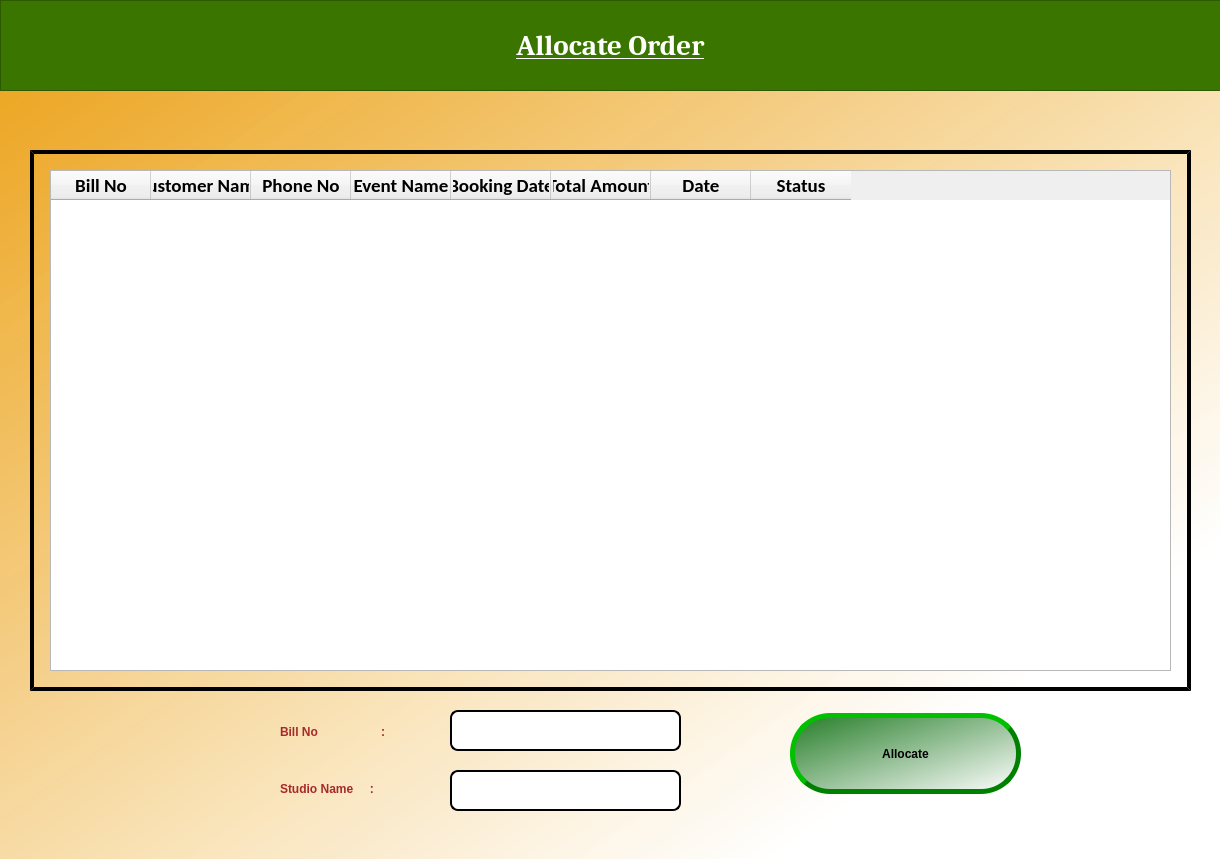
<?xml version="1.0" encoding="UTF-8"?>
<ui version="4.0">
 <class>allocate_window</class>
 <widget class="QDialog" name="allocate_window">
  <property name="geometry">
   <rect>
    <x>0</x>
    <y>0</y>
    <width>1220</width>
    <height>859</height>
   </rect>
  </property>
  <property name="windowTitle">
   <string>Dialog</string>
  </property>
  <property name="styleSheet">
   <string notr="true">#allocate_window{
background-color: qlineargradient(spread:pad, x1:0, y1:0, x2:1, y2:1, stop:0 rgba(235, 161, 21, 249), stop:0.81592 rgba(255, 255, 255, 255));}</string>
  </property>
  <widget class="QFrame" name="frame">
   <property name="geometry">
    <rect>
     <x>0</x>
     <y>0</y>
     <width>1241</width>
     <height>91</height>
    </rect>
   </property>
   <property name="styleSheet">
    <string notr="true">background-color: rgb(58, 117, 0);</string>
   </property>
   <property name="frameShape">
    <enum>QFrame::StyledPanel</enum>
   </property>
   <property name="frameShadow">
    <enum>QFrame::Raised</enum>
   </property>
   <widget class="QLabel" name="title_label">
    <property name="geometry">
     <rect>
      <x>310</x>
      <y>20</y>
      <width>601</width>
      <height>51</height>
     </rect>
    </property>
    <property name="font">
     <font>
      <family>Cambria</family>
      <pointsize>22</pointsize>
      <weight>75</weight>
      <italic>false</italic>
      <bold>true</bold>
      <underline>true</underline>
     </font>
    </property>
    <property name="styleSheet">
     <string notr="true">font: 75 22pt &quot;Cambria&quot;;
font:bold;
color: white;
</string>
    </property>
    <property name="text">
     <string>Allocate Order</string>
    </property>
    <property name="alignment">
     <set>Qt::AlignCenter</set>
    </property>
   </widget>
  </widget>
  <widget class="QFrame" name="allocate_frame">
   <property name="geometry">
    <rect>
     <x>30</x>
     <y>150</y>
     <width>1161</width>
     <height>541</height>
    </rect>
   </property>
   <property name="styleSheet">
    <string notr="true">#allocate_frame{border-width:1.5px;
border-style:outset;
border-color:black;
border-width:4px;}
</string>
   </property>
   <property name="frameShape">
    <enum>QFrame::StyledPanel</enum>
   </property>
   <property name="frameShadow">
    <enum>QFrame::Raised</enum>
   </property>
   <widget class="QTableWidget" name="allocate_table">
    <property name="geometry">
     <rect>
      <x>20</x>
      <y>20</y>
      <width>1121</width>
      <height>501</height>
     </rect>
    </property>
    <column>
     <property name="text">
      <string>Bill No</string>
     </property>
     <property name="font">
      <font>
       <family>Calibri</family>
       <pointsize>14</pointsize>
       <weight>75</weight>
       <bold>true</bold>
      </font>
     </property>
    </column>
    <column>
     <property name="text">
      <string>Customer Name</string>
     </property>
     <property name="font">
      <font>
       <family>Calibri</family>
       <pointsize>14</pointsize>
       <weight>75</weight>
       <bold>true</bold>
      </font>
     </property>
    </column>
    <column>
     <property name="text">
      <string>Phone No</string>
     </property>
     <property name="font">
      <font>
       <family>Calibri</family>
       <pointsize>14</pointsize>
       <weight>75</weight>
       <bold>true</bold>
      </font>
     </property>
    </column>
    <column>
     <property name="text">
      <string>Event Name</string>
     </property>
     <property name="font">
      <font>
       <family>Calibri</family>
       <pointsize>14</pointsize>
       <weight>75</weight>
       <bold>true</bold>
      </font>
     </property>
    </column>
    <column>
     <property name="text">
      <string>Booking Date</string>
     </property>
     <property name="font">
      <font>
       <family>Calibri</family>
       <pointsize>14</pointsize>
       <weight>75</weight>
       <bold>true</bold>
      </font>
     </property>
    </column>
    <column>
     <property name="text">
      <string>Total Amount</string>
     </property>
     <property name="font">
      <font>
       <family>Calibri</family>
       <pointsize>14</pointsize>
       <weight>75</weight>
       <bold>true</bold>
      </font>
     </property>
    </column>
    <column>
     <property name="text">
      <string>Date</string>
     </property>
     <property name="font">
      <font>
       <family>Calibri</family>
       <pointsize>14</pointsize>
       <weight>75</weight>
       <bold>true</bold>
      </font>
     </property>
    </column>
    <column>
     <property name="text">
      <string>Status</string>
     </property>
     <property name="font">
      <font>
       <family>Calibri</family>
       <pointsize>14</pointsize>
       <weight>75</weight>
       <bold>true</bold>
      </font>
     </property>
    </column>
   </widget>
  </widget>
  <widget class="QLineEdit" name="studio_le">
   <property name="geometry">
    <rect>
     <x>450</x>
     <y>770</y>
     <width>231</width>
     <height>41</height>
    </rect>
   </property>
   <property name="font">
    <font>
     <family>Cambria</family>
     <pointsize>11</pointsize>
     <weight>75</weight>
     <italic>false</italic>
     <bold>true</bold>
    </font>
   </property>
   <property name="styleSheet">
    <string notr="true">border-radius:8px;
border-style:outset;
border-width:2px;
border-color:black;
font: 11pt &quot;Cambria&quot;;
font:bold</string>
   </property>
  </widget>
  <widget class="QLabel" name="studio_label">
   <property name="geometry">
    <rect>
     <x>280</x>
     <y>773</y>
     <width>161</width>
     <height>31</height>
    </rect>
   </property>
   <property name="styleSheet">
    <string notr="true">font: 75 12pt &quot;Cambria&quot;;
font:bold;
color:brown;</string>
   </property>
   <property name="text">
    <string>Studio Name     :</string>
   </property>
  </widget>
  <widget class="QLineEdit" name="bill_le">
   <property name="enabled">
    <bool>false</bool>
   </property>
   <property name="geometry">
    <rect>
     <x>450</x>
     <y>710</y>
     <width>231</width>
     <height>41</height>
    </rect>
   </property>
   <property name="font">
    <font>
     <family>Cambria</family>
     <pointsize>11</pointsize>
     <weight>75</weight>
     <italic>false</italic>
     <bold>true</bold>
    </font>
   </property>
   <property name="styleSheet">
    <string notr="true">border-radius:8px;
border-style:outset;
border-width:2px;
border-color:black;
font: 11pt &quot;Cambria&quot;;
font:bold</string>
   </property>
  </widget>
  <widget class="QLabel" name="bill_label">
   <property name="geometry">
    <rect>
     <x>280</x>
     <y>716</y>
     <width>161</width>
     <height>31</height>
    </rect>
   </property>
   <property name="styleSheet">
    <string notr="true">font: 75 12pt &quot;Cambria&quot;;
font:bold;
color:brown;</string>
   </property>
   <property name="text">
    <string>Bill No                   :</string>
   </property>
  </widget>
  <widget class="QPushButton" name="allocate_btn">
   <property name="geometry">
    <rect>
     <x>790</x>
     <y>713</y>
     <width>231</width>
     <height>81</height>
    </rect>
   </property>
   <property name="styleSheet">
    <string notr="true">background-color: qlineargradient(spread:pad, x1:0, y1:0, x2:1, y2:1, stop:0 rgba(37, 125, 40, 255), stop:1 rgba(255, 255, 255, 255));
font: 75 14pt &quot;Calibri&quot;;
border-radius:40px;
border-style:outset;
border-width:5px;
border-color:green;
font:bold;</string>
   </property>
   <property name="text">
    <string>Allocate</string>
   </property>
  </widget>
 </widget>
 <resources/>
 <connections/>
</ui>
